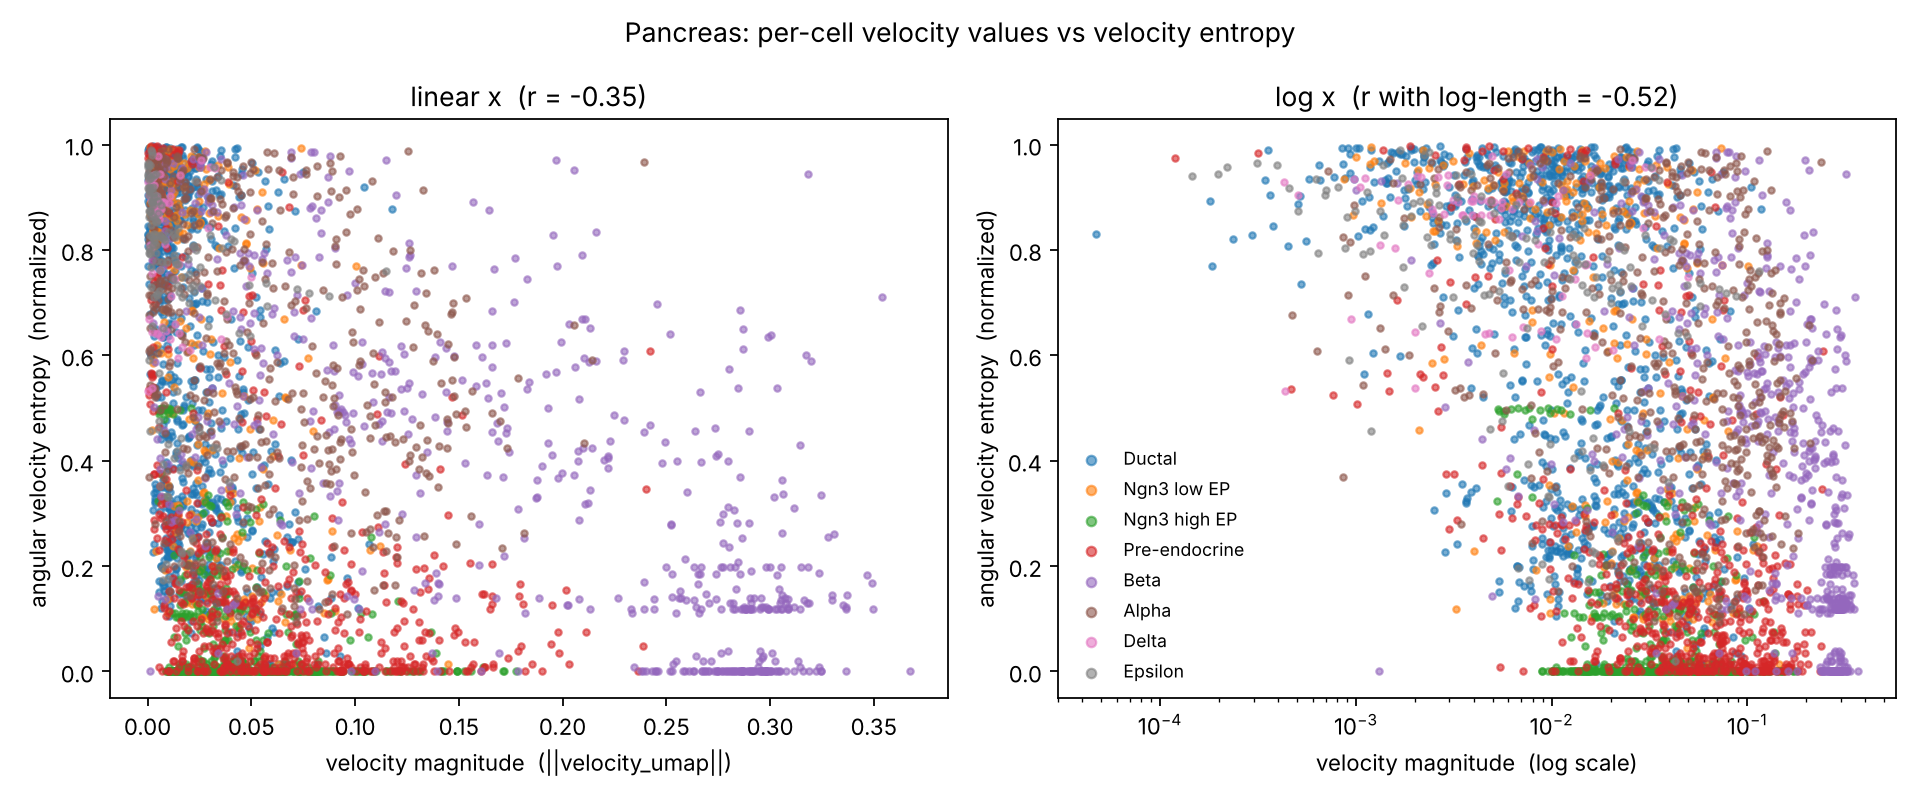

Source code (Python):
"""
Scatter per-cell velocity magnitude against angular velocity entropy on
the scVelo pancreas dataset.

"Velocity values" here means the per-cell velocity length (L2 norm of the
UMAP-projected velocity vector, as also reported by
scv.tl.velocity_confidence as 'velocity_length'). Each point is one cell.

Usage
-----
    python velocity_vs_entropy.py
    python velocity_vs_entropy.py --out velocity_vs_entropy.png

Output
------
    velocity_vs_entropy.png  — per-cell scatter, colored by cell type
"""

from __future__ import annotations

import argparse
from pathlib import Path

import matplotlib.pyplot as plt
import numpy as np
import scvelo as scv

import pysce


def prepare(adata):
    import scanpy as sc
    scv.pp.filter_genes(adata, min_shared_counts=20)
    scv.pp.normalize_per_cell(adata)
    sc.pp.log1p(adata)
    sc.pp.highly_variable_genes(adata, n_top_genes=2000)
    adata._inplace_subset_var(adata.var["highly_variable"].to_numpy())
    scv.pp.moments(adata, n_pcs=30, n_neighbors=30)
    # deterministic mode avoids a numpy 2.x incompatibility in scvelo 0.3.4
    # stochastic regression path
    scv.tl.velocity(adata, mode="deterministic")
    scv.tl.velocity_graph(adata)
    scv.tl.velocity_embedding(adata, basis="umap")
    scv.tl.velocity_confidence(adata)
    return adata


def plot(adata, out_path: Path) -> None:
    V = np.asarray(adata.obsm["velocity_umap"])
    length = np.linalg.norm(V, axis=1)
    entropy = np.asarray(adata.obs["angular_velocity_entropy"])

    finite = np.isfinite(length) & np.isfinite(entropy) & (length > 0)
    r_raw = np.corrcoef(length[finite], entropy[finite])[0, 1]
    r_log = np.corrcoef(np.log10(length[finite]), entropy[finite])[0, 1]

    fig, axes = plt.subplots(1, 2, figsize=(12, 5))

    def _scatter(ax, x, mask_fn):
        if "clusters" in adata.obs:
            cats = adata.obs["clusters"].astype("category")
            palette = plt.get_cmap("tab10")
            for i, cat in enumerate(cats.cat.categories):
                m = (cats == cat).to_numpy() & mask_fn
                ax.scatter(
                    x[m], entropy[m],
                    s=8, alpha=0.6, color=palette(i % 10), label=str(cat),
                )
        else:
            ax.scatter(x[mask_fn], entropy[mask_fn], s=8, alpha=0.6)

    _scatter(axes[0], length, finite)
    axes[0].set_xlabel("velocity magnitude  (||velocity_umap||)")
    axes[0].set_ylabel("angular velocity entropy  (normalized)")
    axes[0].set_title(f"linear x  (r = {r_raw:.2f})")

    _scatter(axes[1], length, finite)
    axes[1].set_xscale("log")
    axes[1].set_xlabel("velocity magnitude  (log scale)")
    axes[1].set_ylabel("angular velocity entropy  (normalized)")
    axes[1].set_title(f"log x  (r with log-length = {r_log:.2f})")
    axes[1].legend(loc="best", fontsize=8, frameon=False, markerscale=1.5)

    fig.suptitle("Pancreas: per-cell velocity values vs velocity entropy")
    fig.tight_layout()
    fig.savefig(out_path, dpi=160)
    print(f"[plot] wrote {out_path}")


def main() -> None:
    p = argparse.ArgumentParser()
    p.add_argument(
        "--out", type=Path,
        default=Path(__file__).parent / "velocity_vs_entropy.png",
    )
    p.add_argument("--n-neighbors", type=int, default=30)
    p.add_argument("--n-bins", type=int, default=8)
    args = p.parse_args()

    print("[load] scv.datasets.pancreas()")
    adata = scv.datasets.pancreas(
        file_path=str(Path(__file__).parent / "cache" / "endocrinogenesis_day15.h5ad")
    )
    print(f"[load] {adata.n_obs} cells x {adata.n_vars} genes")

    print("[prep] scVelo preprocessing + velocity")
    prepare(adata)

    print("[score] angular velocity entropy")
    pysce.score_angular_velocity_entropy(
        adata, basis="umap",
        n_neighbors=args.n_neighbors, n_bins=args.n_bins,
    )

    plot(adata, args.out)


if __name__ == "__main__":
    main()
